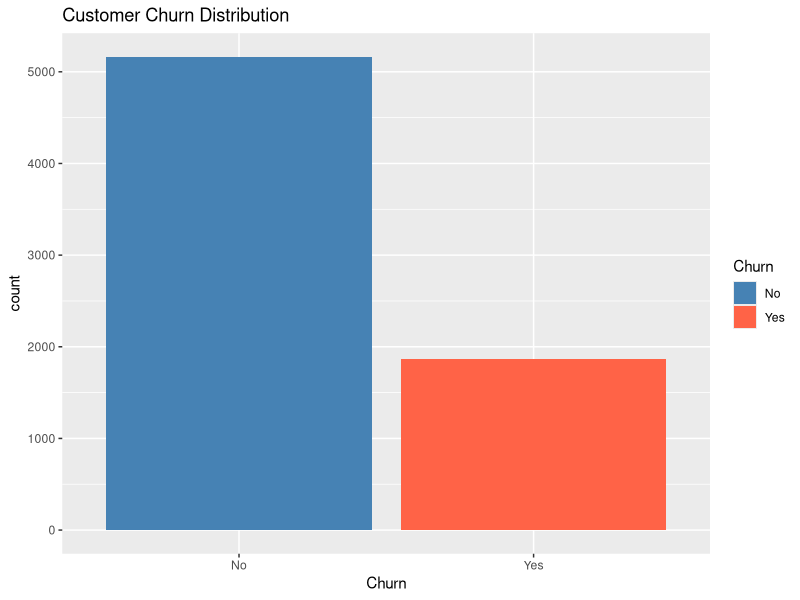
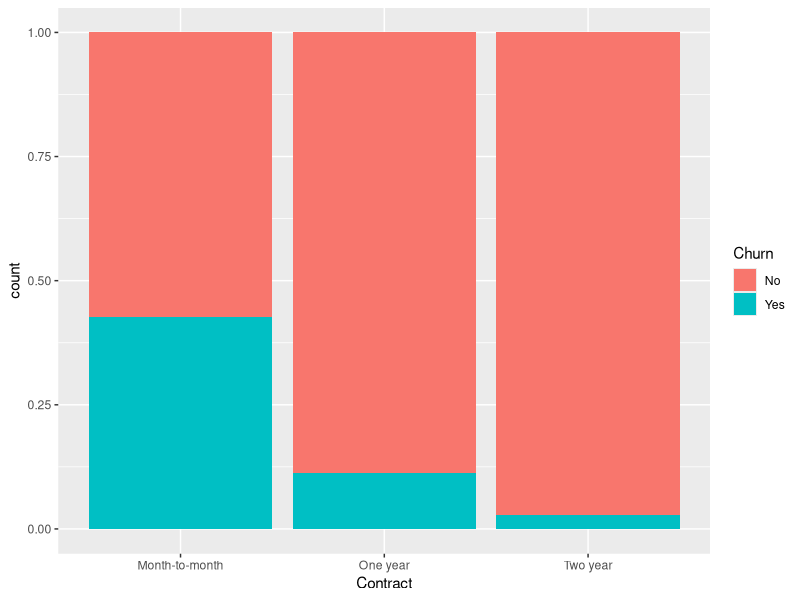
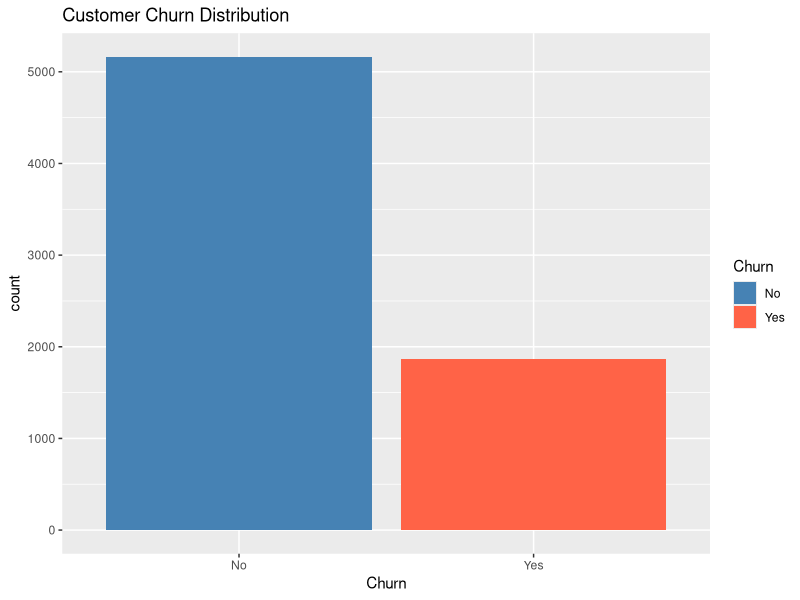
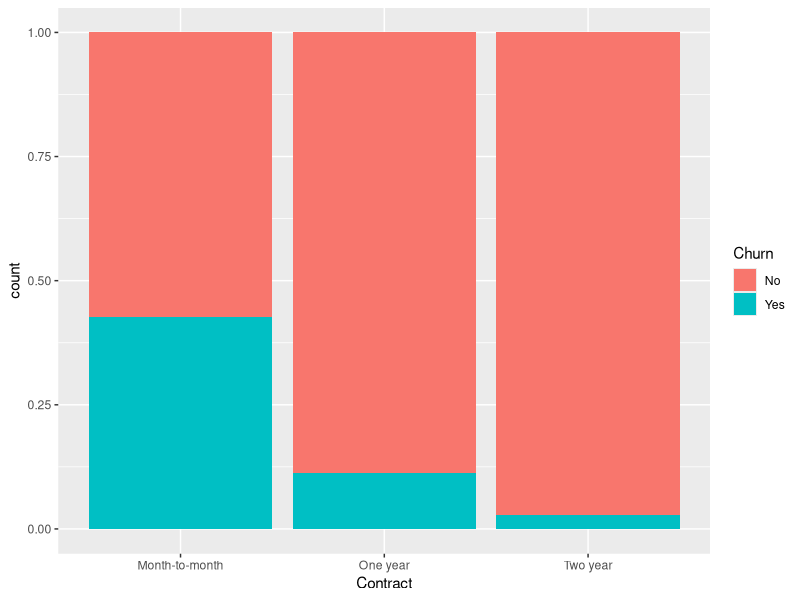

Write the R code that produced these figures, in order.
library(ggplot2)

data <- read.csv("cleaned_churn_data.csv")

ggplot(data, aes(x = Churn, fill = Churn)) +
  geom_bar() +
  scale_fill_manual(values = c("steelblue", "tomato")) +
  labs(title = "Customer Churn Distribution")

ggsave("visuals/churn_distribution.png")

ggplot(data, aes(x = Contract, fill = Churn)) +
  geom_bar(position = "fill")

ggsave("visuals/contract_vs_churn.png")
